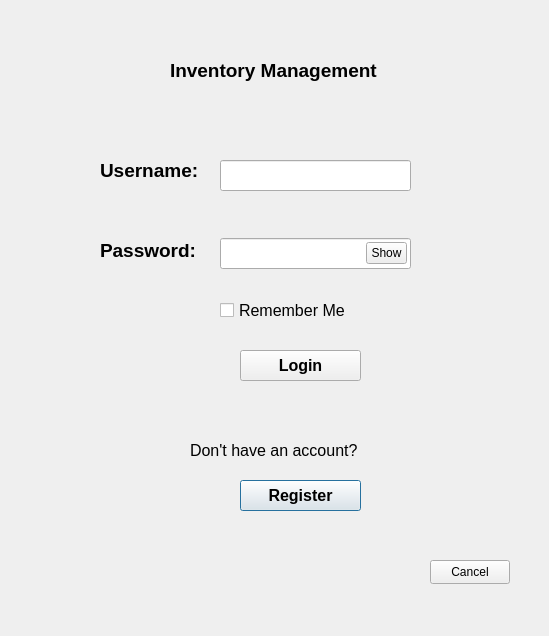
<?xml version="1.0" encoding="UTF-8"?>
<ui version="4.0">
 <class>LoginDialog</class>
 <widget class="QDialog" name="LoginDialog">
  <property name="geometry">
   <rect>
    <x>0</x>
    <y>0</y>
    <width>549</width>
    <height>636</height>
   </rect>
  </property>
  <property name="windowTitle">
   <string>Dialog</string>
  </property>
  <widget class="QLineEdit" name="lineEditUserName">
   <property name="geometry">
    <rect>
     <x>220</x>
     <y>160</y>
     <width>191</width>
     <height>31</height>
    </rect>
   </property>
  </widget>
  <widget class="QLabel" name="label_2">
   <property name="geometry">
    <rect>
     <x>100</x>
     <y>160</y>
     <width>121</width>
     <height>21</height>
    </rect>
   </property>
   <property name="font">
    <font>
     <pointsize>14</pointsize>
     <bold>true</bold>
    </font>
   </property>
   <property name="text">
    <string>Username:</string>
   </property>
  </widget>
  <widget class="QPushButton" name="pushButtonRegister">
   <property name="geometry">
    <rect>
     <x>240</x>
     <y>480</y>
     <width>121</width>
     <height>31</height>
    </rect>
   </property>
   <property name="font">
    <font>
     <pointsize>12</pointsize>
     <bold>true</bold>
    </font>
   </property>
   <property name="text">
    <string>Register</string>
   </property>
  </widget>
  <widget class="QPushButton" name="pushButtonCancel">
   <property name="geometry">
    <rect>
     <x>430</x>
     <y>560</y>
     <width>80</width>
     <height>24</height>
    </rect>
   </property>
   <property name="text">
    <string>Cancel</string>
   </property>
  </widget>
  <widget class="QLabel" name="label">
   <property name="geometry">
    <rect>
     <x>170</x>
     <y>50</y>
     <width>261</width>
     <height>41</height>
    </rect>
   </property>
   <property name="font">
    <font>
     <pointsize>14</pointsize>
     <bold>true</bold>
    </font>
   </property>
   <property name="text">
    <string>Inventory Management</string>
   </property>
  </widget>
  <widget class="QLineEdit" name="lineEditPassword">
   <property name="geometry">
    <rect>
     <x>220</x>
     <y>238</y>
     <width>191</width>
     <height>31</height>
    </rect>
   </property>
  </widget>
  <widget class="QCheckBox" name="checkBoxRememberMe">
   <property name="geometry">
    <rect>
     <x>220</x>
     <y>300</y>
     <width>171</width>
     <height>21</height>
    </rect>
   </property>
   <property name="font">
    <font>
     <pointsize>12</pointsize>
    </font>
   </property>
   <property name="text">
    <string>Remember Me</string>
   </property>
  </widget>
  <widget class="QLabel" name="label_3">
   <property name="geometry">
    <rect>
     <x>100</x>
     <y>240</y>
     <width>111</width>
     <height>21</height>
    </rect>
   </property>
   <property name="font">
    <font>
     <pointsize>14</pointsize>
     <bold>true</bold>
    </font>
   </property>
   <property name="text">
    <string>Password:</string>
   </property>
  </widget>
  <widget class="QPushButton" name="pushButtonLogin">
   <property name="geometry">
    <rect>
     <x>240</x>
     <y>350</y>
     <width>121</width>
     <height>31</height>
    </rect>
   </property>
   <property name="font">
    <font>
     <pointsize>12</pointsize>
     <bold>true</bold>
    </font>
   </property>
   <property name="text">
    <string>Login</string>
   </property>
  </widget>
  <widget class="QLabel" name="label_4">
   <property name="geometry">
    <rect>
     <x>190</x>
     <y>440</y>
     <width>221</width>
     <height>21</height>
    </rect>
   </property>
   <property name="font">
    <font>
     <pointsize>12</pointsize>
    </font>
   </property>
   <property name="text">
    <string>Don't have an account?</string>
   </property>
  </widget>
  <widget class="QToolButton" name="toolButtonPassword">
   <property name="geometry">
    <rect>
     <x>366</x>
     <y>242</y>
     <width>41</width>
     <height>22</height>
    </rect>
   </property>
   <property name="text">
    <string>Show</string>
   </property>
  </widget>
 </widget>
 <resources/>
 <connections/>
</ui>
